Frame 1 (no input): blank canvas, image omitted
Frame 60 (no input): blank canvas, image omitted
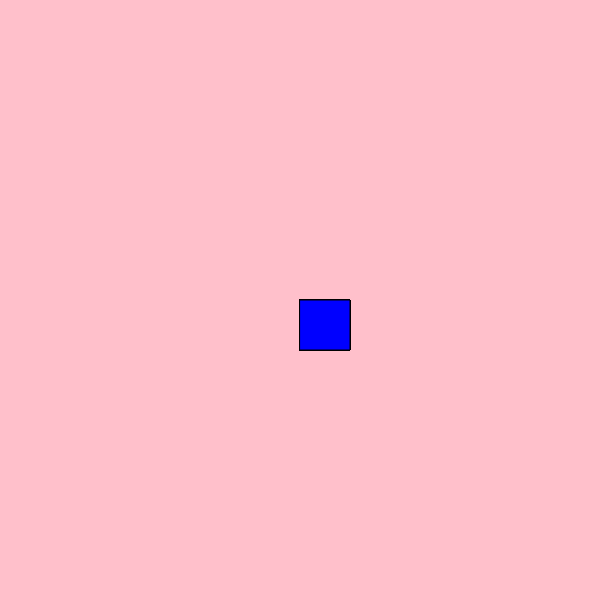
Frame 120 (the mouse pressed at the canvas centre since frame 60)

The p5.js sketch whose frames 1 and 60 were blank and that drew this single picture after the mouse press (run headless with seeded random() and noise() and a simulated clock; from frame 60 on, the mouse is pressed at the canvas centre):

// p5.js sketch
// ── sketch.js
function setup() {
  createCanvas(600, 600);
  background("pink");
  
}

function draw() {
 
  
  stroke("black");
  fill ("blue");
  
  // console.log (mouseIsPressed);
  
  if (mouseIsPressed) {
  rect (mouseX,mouseY,50,50);
  }
  
}
